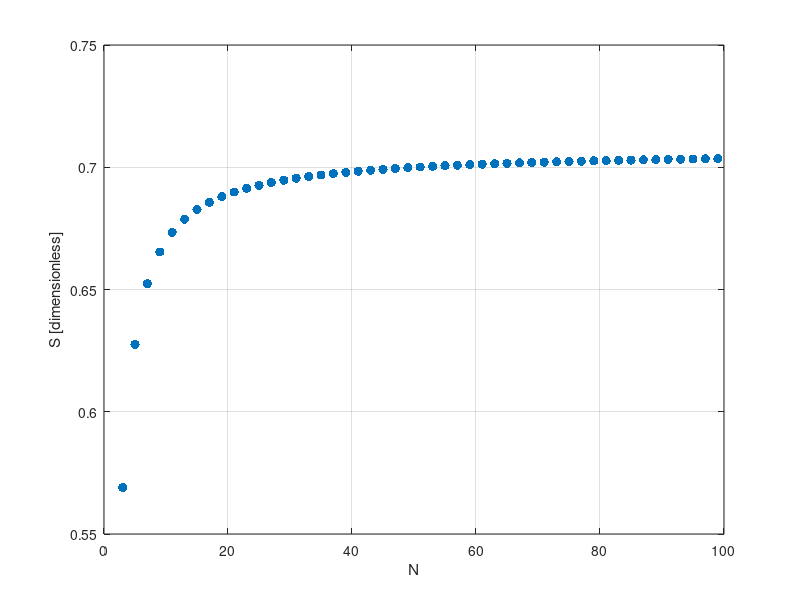
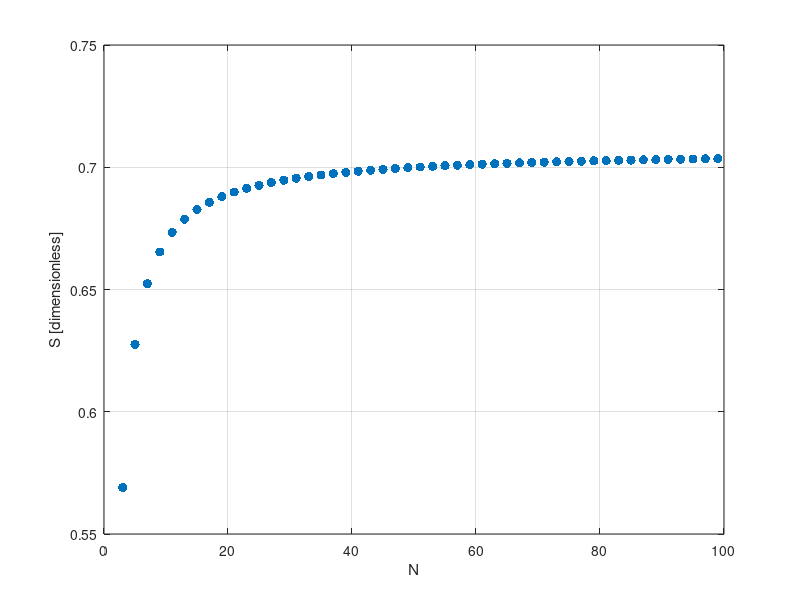
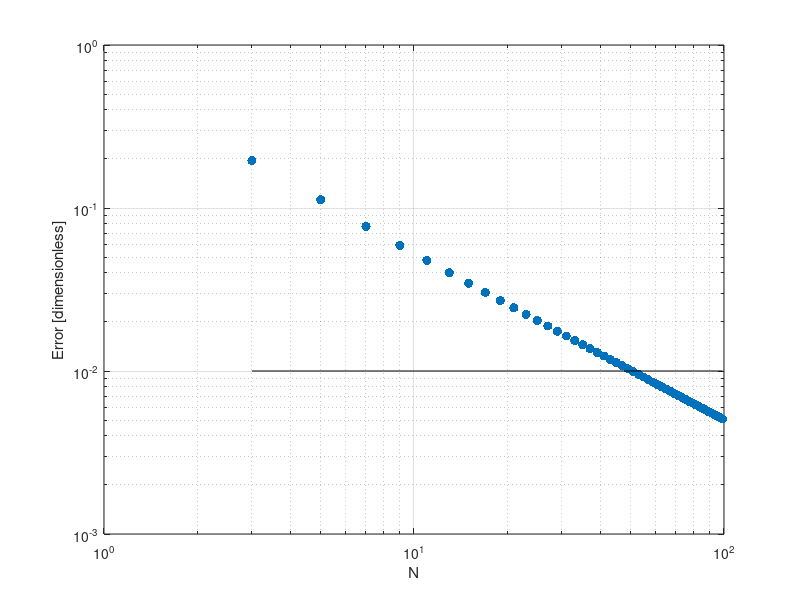
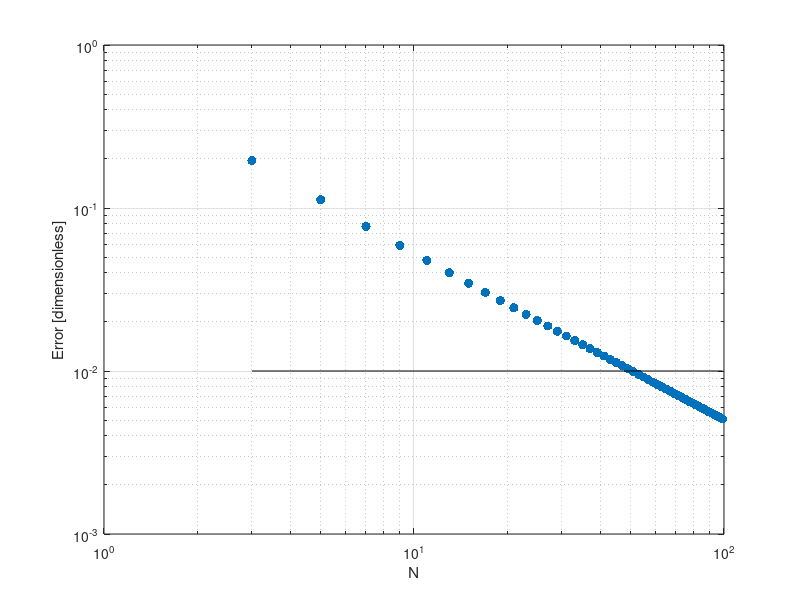

These figures' MATLAB source, in order:
clear;

% Write algorithm for single N and compare with hand calculation
N = 3;
S3 = (1/3)*(1 + 2/2^(3/2)); % Test case worked out by hand

% Also checked with 
% N = 5;
% S5 = (1/5)*(1 + 2/(1+0.5^2)^(3/2) + 2/2^(3/2));

iinit  = -(N-1)/2;
ifinal =  (N-1)/2;
delta  = 2/(N-1);

S = 0;
for i = iinit:ifinal
    S = S + (1/N)/(1+(i*delta)^2)^(3/2);
end

if N == 3
    fprintf('N=3 (sum from code) - (sum by hand): %.16f\n',S3-S);
    % N=3 (sum from code) - (sum by hand): 0.0000000000000000
end
if N == 5
    fprintf('N=5 (sum from code) - (sum by hand): %.16f\n',S5-S);
    % N=5 (sum from code) - (sum by hand): 0.0000000000000000
end

% Algorithm for arbitrary positive and odd N

k = 0;
for N = 3:2:100
    k = k + 1;
    iinit  = -(N-1)/2;
    ifinal =  (N-1)/2;
    delta = 2/(N-1);
    n(k) = N;
    S(k) = 0;
    for i = iinit:ifinal
        S(k) = S(k) + 1/(1+(i*delta)^2)^(3/2);
    end
    S(k) = S(k)/N;
end

Err = abs(1-sqrt(2)*S);

figure(1);clf
    % Check that sum is converging to a constant value
    plot(n,S,'.','MarkerSize',20);
    xlabel('N');
    ylabel('S [dimensionless]');
    grid on;

print -dpng -r300 HW1_1a.png
print -dsvg HW1_1a.svg

figure(2);clf;
    % Plot error vs. N. Plot should be monotonically decreasing (until
    % errors in precision become significant).
    loglog(n,Err,'.','MarkerSize',20);
    xlabel('N');
    ylabel('Error [dimensionless]');
    hold on;
    plot([3,n(end)],[0.01,0.01],'k-');
    grid on;

% Find first index where abs(Err) < 0.01
I = find(Err < 0.01, 1);    
fprintf('|Error| < 0.01 when N >= %d\n',n(I));
% |Error| < 0.01 when N >= 51

print -dpng -r300 HW1_1b.png
print('-dsvg','BackgroundColor','none','HW1_1b.svg')

